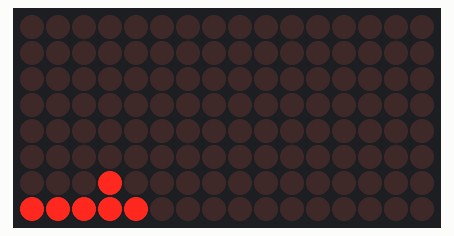
Simulated run of this sketch. Board: Arduino Uno, built with avr-gcc and run on an emulated ATmega328P. On the bench: 16×8 LED matrix.

Above: at 0.1 s.

The sketch:

Termometr.ino
```cpp
#include "LedControlMS.h"
#include "OneWire.h"
/*
 pin 12 is connected to the DataIn
 pin 11 is connected to the CLK
 pin 10 is connected to CS
 pin 9 DS18B20 with 4.7K resistor

 while get temp from sensors , we get average 4 times
 */
LedControl lc=LedControl(12,11,10,2); // 2 - two 8x8 led matrix
OneWire  ds(9);

byte out[8]=    {B00111100,B01000010,B10010101,B10010001,B10010001, B10010101, B01000010, B00111100}; // smile on LED 1, while we get temp from street
byte numbersT[100][8]= {
  {B00000000, B00000000, B00000000, B00000000, B00000000, B11111111, B10000001, B11111111},//0
  {B00000000, B00000000, B00000000, B00000000, B00000000, B00000100, B00000010, B11111111},//1
  {B00000000, B00000000, B00000000, B00000000, B00000000, B11110011, B10001001, B10000111},//2
  {B00000000, B00000000, B00000000, B00000000, B00000000, B10001001, B10001001, B11111111},//3
  {B00000000, B00000000, B00000000, B00000000, B00000000, B00001111, B00001000, B11111111},//4
  {B00000000, B00000000, B00000000, B00000000, B00000000, B10001111, B10001001, B11111001},//5
  {B00000000, B00000000, B00000000, B00000000, B00000000, B11111111, B10001001, B11111001},//6
  {B00000000, B00000000, B00000000, B00000000, B00000000, B11110001, B00001001, B00000111},//7
  {B00000000, B00000000, B00000000, B00000000, B00000000, B11111111, B10001001, B11111111},//8
  {B00000000, B00000000, B00000000, B00000000, B00000000, B10001111, B10001001, B11111111},//9
  {B00000000, B00000100, B00000010, B11111111, B00000000, B11111111, B10000001, B11111111},//10
  {B00000000, B00000100, B00000010, B11111111, B00000000, B00000100, B00000010, B11111111},//11
  {B00000000, B00000100, B00000010, B11111111, B00000000, B11110011, B10001001, B10000111},//12
  {B00000000, B00000100, B00000010, B11111111, B00000000, B10001001, B10001001, B11111111},//13
  {B00000000, B00000100, B00000010, B11111111, B00000000, B00001111, B00001000, B11111111},//14
  {B00000000, B00000100, B00000010, B11111111, B00000000, B10001111, B10001001, B11111001},//15
  {B00000000, B00000100, B00000010, B11111111, B00000000, B11111111, B10001001, B11111001},//16
  {B00000000, B00000100, B00000010, B11111111, B00000000, B11110001, B00001001, B00000111},//17
  {B00000000, B00000100, B00000010, B11111111, B00000000, B11111111, B10001001, B11111111},//18
  {B00000000, B00000100, B00000010, B11111111, B00000000, B10001111, B10001001, B11111111},//19
  {B00000000, B11110011, B10001001, B10000111, B00000000, B11111111, B10000001, B11111111},//20
  {B00000000, B11110011, B10001001, B10000111, B00000000, B00000100, B00000010, B11111111},//21
  {B00000000, B11110011, B10001001, B10000111, B00000000, B11110011, B10001001, B10000111},//22
  {B00000000, B11110011, B10001001, B10000111, B00000000, B10001001, B10001001, B11111111},//23
  {B00000000, B11110011, B10001001, B10000111, B00000000, B00001111, B00001000, B11111111},//24
  {B00000000, B11110011, B10001001, B10000111, B00000000, B10001111, B10001001, B11111001},//25
  {B00000000, B11110011, B10001001, B10000111, B00000000, B11111111, B10001001, B11111001},//26
  {B00000000, B11110011, B10001001, B10000111, B00000000, B11110001, B00001001, B00000111},//27
  {B00000000, B11110011, B10001001, B10000111, B00000000, B11111111, B10001001, B11111111},//28
  {B00000000, B11110011, B10001001, B10000111, B00000000, B10001111, B10001001, B11111111},//29
  {B00000000, B10001001, B10001001, B11111111, B00000000, B11111111, B10000001, B11111111},//30
  {B00000000, B10001001, B10001001, B11111111, B00000000, B00000100, B00000010, B11111111},//31
  {B00000000, B10001001, B10001001, B11111111, B00000000, B11110011, B10001001, B10000111},//32
  {B00000000, B10001001, B10001001, B11111111, B00000000, B10001001, B10001001, B11111111},//33
  {B00000000, B10001001, B10001001, B11111111, B00000000, B00001111, B00001000, B11111111},//34
  {B00000000, B10001001, B10001001, B11111111, B00000000, B10001111, B10001001, B11111001},//35
  {B00000000, B10001001, B10001001, B11111111, B00000000, B11111111, B10001001, B11111001},//36
  {B00000000, B10001001, B10001001, B11111111, B00000000, B11110001, B00001001, B00000111},//37
  {B00000000, B10001001, B10001001, B11111111, B00000000, B11111111, B10001001, B11111111},//38
  {B00000000, B10001001, B10001001, B11111111, B00000000, B10001111, B10001001, B11111111},//39
  {B00000000, B00001111, B00001000, B11111111, B00000000, B11111111, B10000001, B11111111},//40
  {B00000000, B00001111, B00001000, B11111111, B00000000, B00000100, B00000010, B11111111},//41
  {B00000000, B00001111, B00001000, B11111111, B00000000, B11110011, B10001001, B10000111},//42
  {B00000000, B00001111, B00001000, B11111111, B00000000, B10001001, B10001001, B11111111},//43
  {B00000000, B00001111, B00001000, B11111111, B00000000, B00001111, B00001000, B11111111},//44
  {B00000000, B00001111, B00001000, B11111111, B00000000, B10001111, B10001001, B11111001},//45
  {B00000000, B00001111, B00001000, B11111111, B00000000, B11111111, B10001001, B11111001},//46
  {B00000000, B00001111, B00001000, B11111111, B00000000, B11110001, B00001001, B00000111},//47
  {B00000000, B00001111, B00001000, B11111111, B00000000, B11111111, B10001001, B11111111},//48
  {B00000000, B00001111, B00001000, B11111111, B00000000, B10001111, B10001001, B11111111},//49
  {B00000000, B10001111, B10001001, B11111001, B00000000, B11111111, B10000001, B11111111},//50
  {B00000000, B10001111, B10001001, B11111001, B00000000, B00000100, B00000010, B11111111},//51
  {B00000000, B10001111, B10001001, B11111001, B00000000, B11110011, B10001001, B10000111},//52
  {B00000000, B10001111, B10001001, B11111001, B00000000, B10001001, B10001001, B11111111},//53
  {B00000000, B10001111, B10001001, B11111001, B00000000, B00001111, B00001000, B11111111},//54
  {B00000000, B10001111, B10001001, B11111001, B00000000, B10001111, B10001001, B11111001},//55
  {B00000000, B10001111, B10001001, B11111001, B00000000, B11111111, B10001001, B11111001},//56
  {B00000000, B10001111, B10001001, B11111001, B00000000, B11110001, B00001001, B00000111},//57
  {B00000000, B10001111, B10001001, B11111001, B00000000, B11111111, B10001001, B11111111},//58
  {B00000000, B10001111, B10001001, B11111001, B00000000, B10001111, B10001001, B11111111},//59
  {B00000000, B11111111, B10001001, B11111001, B00000000, B11111111, B10000001, B11111111},//60
  {B00000000, B11111111, B10001001, B11111001, B00000000, B00000100, B00000010, B11111111},//61
  {B00000000, B11111111, B10001001, B11111001, B00000000, B11110011, B10001001, B10000111},//62
  {B00000000, B11111111, B10001001, B11111001, B00000000, B10001001, B10001001, B11111111},//63
  {B00000000, B11111111, B10001001, B11111001, B00000000, B00001111, B00001000, B11111111},//64
  {B00000000, B11111111, B10001001, B11111001, B00000000, B10001111, B10001001, B11111001},//65
  {B00000000, B11111111, B10001001, B11111001, B00000000, B11111111, B10001001, B11111001},//66
  {B00000000, B11111111, B10001001, B11111001, B00000000, B11110001, B00001001, B00000111},//67
  {B00000000, B11111111, B10001001, B11111001, B00000000, B11111111, B10001001, B11111111},//68
  {B00000000, B11111111, B10001001, B11111001, B00000000, B10001111, B10001001, B11111111},//69
  {B00000000, B11110001, B00001001, B00000111, B00000000, B11111111, B10000001, B11111111},//70
  {B00000000, B11110001, B00001001, B00000111, B00000000, B00000100, B00000010, B11111111},//71
  {B00000000, B11110001, B00001001, B00000111, B00000000, B11110011, B10001001, B10000111},//72
  {B00000000, B11110001, B00001001, B00000111, B00000000, B10001001, B10001001, B11111111},//73
  {B00000000, B11110001, B00001001, B00000111, B00000000, B00001111, B00001000, B11111111},//74
  {B00000000, B11110001, B00001001, B00000111, B00000000, B10001111, B10001001, B11111001},//75
  {B00000000, B11110001, B00001001, B00000111, B00000000, B11111111, B10001001, B11111001},//76
  {B00000000, B11110001, B00001001, B00000111, B00000000, B11110001, B00001001, B00000111},//77
  {B00000000, B11110001, B00001001, B00000111, B00000000, B11111111, B10001001, B11111111},//78
  {B00000000, B11110001, B00001001, B00000111, B00000000, B10001111, B10001001, B11111111},//79
  {B00000000, B11111111, B10001001, B11111111, B00000000, B11111111, B10000001, B11111111},//80
  {B00000000, B11111111, B10001001, B11111111, B00000000, B00000100, B00000010, B11111111},//81
  {B00000000, B11111111, B10001001, B11111111, B00000000, B11110011, B10001001, B10000111},//82
  {B00000000, B11111111, B10001001, B11111111, B00000000, B10001001, B10001001, B11111111},//83
  {B00000000, B11111111, B10001001, B11111111, B00000000, B00001111, B00001000, B11111111},//84
  {B00000000, B11111111, B10001001, B11111111, B00000000, B10001111, B10001001, B11111001},//85
  {B00000000, B11111111, B10001001, B11111111, B00000000, B11111111, B10001001, B11111001},//86
  {B00000000, B11111111, B10001001, B11111111, B00000000, B11110001, B00001001, B00000111},//87
  {B00000000, B11111111, B10001001, B11111111, B00000000, B11111111, B10001001, B11111111},//88
  {B00000000, B11111111, B10001001, B11111111, B00000000, B10001111, B10001001, B11111111},//89
  {B00000000, B10001111, B10001001, B11111111, B00000000, B11111111, B10000001, B11111111},//90
  {B00000000, B10001111, B10001001, B11111111, B00000000, B00000100, B00000010, B11111111},//91
  {B00000000, B10001111, B10001001, B11111111, B00000000, B11110011, B10001001, B10000111},//92
  {B00000000, B10001111, B10001001, B11111111, B00000000, B10001001, B10001001, B11111111},//93
  {B00000000, B10001111, B10001001, B11111111, B00000000, B00001111, B00001000, B11111111},//94
  {B00000000, B10001111, B10001001, B11111111, B00000000, B10001111, B10001001, B11111001},//95
  {B00000000, B10001111, B10001001, B11111111, B00000000, B11111111, B10001001, B11111001},//96
  {B00000000, B10001111, B10001001, B11111111, B00000000, B11110001, B00001001, B00000111},//97
  {B00000000, B10001111, B10001001, B11111111, B00000000, B11111111, B10001001, B11111111},//98
  {B00000000, B10001111, B10001001, B11111111, B00000000, B10001111, B10001001, B11111111} //99
   };


void setup() {

  Serial.begin(9600);
  lc.shutdown(0,false);
  lc.setIntensity(0,2);
  lc.clearDisplay(0);
  lc.shutdown(1,false);
  lc.setIntensity(1,8);
  lc.clearDisplay(1);

}


/*
  This function lights up a some Leds in a row.
 The pattern will be repeated on every row.
 The pattern will blink along with the row-number.
 row number 4 (index==3) will blink 4 times etc.
 */
//void rows() {
//  for(int row=0;row<8;row++) {
//    delay(delaytime);
//    lc.setRow(0,row,B10100000);
//    delay(delaytime);
//    lc.setRow(0,row,(byte)0);
//    for(int i=0;i<row;i++) {
//      delay(delaytime);
//      lc.setRow(0,row,B10100000);
//      delay(delaytime);
//      lc.setRow(0,row,(byte)0);
//    }
//  }
//}

/*
  This function lights up a some Leds in a column.
 The pattern will be repeated on every column.
 The pattern will blink along with the column-number.
 column number 4 (index==3) will blink 4 times etc.
 */
//void columns() {
//  for(int col=0;col<8;col++) {
//    delay(delaytime);
//    lc.setColumn(0,col,B10100000);
//    delay(delaytime);
//    lc.setColumn(0,col,(byte)0);
//    for(int i=0;i<col;i++) {
//      delay(delaytime);
//      lc.setColumn(0,col,B10100000);
//      delay(delaytime);
//      lc.setColumn(0,col,(byte)0);
//    }
//  }
//}

/*
 This function will light up every Led on the matrix.
 The led will blink along with the row-number.
 row number 4 (index==3) will blink 4 times etc.
 */
//void single() {
//  for(int row=0;row<8;row++) {
//    for(int col=0;col<8;col++) {
//      delay(delaytime);
//      lc.setLed(0,row,col,true);
//      delay(delaytime);
//      for(int i=0;i<col;i++) {
//        lc.setLed(0,row,col,false);
//        delay(delaytime);
//        lc.setLed(0,row,col,true);
//        delay(delaytime);
//      }
//    }
//  }
//}

//void test_out_tmp(){
//  byte i;
//  byte present = 0;
//  byte type_s;
//  byte data[12];
//  byte addr[8];
//  float celsius;
//
//  if ( !ds.search(addr)) {
//    Serial.println("No more addresses.");
//    Serial.println();
////    draw_err();
//    delay(250);
//    ds.reset_search();
//    lc.clearDisplay(0);
//    delay(250);
//    return;
//  }
//
//  Serial.print("ROM =");
//  for( i = 0; i < 8; i++) {
//    Serial.write(' ');
//    Serial.print(addr[i], HEX);
//  }
//
//  if (OneWire::crc8(addr, 7) != addr[7]) {
//      Serial.println("CRC is not valid!");
//      return;
//  }
//  Serial.println();
//
//  // the first ROM byte indicates which chip
//  switch (addr[0]) {
//    case 0x10:
//      Serial.println("  Chip = DS18S20");  // or old DS1820
//      type_s = 1;
//      break;
//    case 0x28:
//      Serial.println("  Chip = DS18B20");
//      type_s = 0;
//      break;
//    case 0x22:
//      Serial.println("  Chip = DS1822");
//      type_s = 0;
//      break;
//    default:
//      Serial.println("Device is not a DS18x20 family device.");
//      return;
//  }
//
//  ds.reset();
//  ds.select(addr);
//  ds.write(0x44);        // start conversion, with parasite power on at the end
//
//  delay(1000);     // maybe 750ms is enough, maybe not
//  // we might do a ds.depower() here, but the reset will take care of it.
//
//  present = ds.reset();
//  ds.select(addr);
//  ds.write(0xBE);         // Read Scratchpad
//
//  Serial.print("  Data = ");
//  Serial.print(present, HEX);
//  Serial.print(" ");
//  for ( i = 0; i < 9; i++) {           // we need 9 bytes
//    data[i] = ds.read();
//    Serial.print(data[i], HEX);
//    Serial.print(" ");
//  }
//  Serial.print(" CRC=");
//  Serial.print(OneWire::crc8(data, 8), HEX);
//  Serial.println();
//
//  // Convert the data to actual temperature
//  // because the result is a 16 bit signed integer, it should
//  // be stored to an "int16_t" type, which is always 16 bits
//  // even when compiled on a 32 bit processor.
//  int16_t raw = (data[1] << 8) | data[0];
//  if (type_s) {
//    raw = raw << 3; // 9 bit resolution default
//    if (data[7] == 0x10) {
//      // "count remain" gives full 12 bit resolution
//      raw = (raw & 0xFFF0) + 12 - data[6];
//    }
//  } else {
//    byte cfg = (data[4] & 0x60);
//    // at lower res, the low bits are undefined, so let's zero them
//    if (cfg == 0x00) raw = raw & ~7;  // 9 bit resolution, 93.75 ms
//    else if (cfg == 0x20) raw = raw & ~3; // 10 bit res, 187.5 ms
//    else if (cfg == 0x40) raw = raw & ~1; // 11 bit res, 375 ms
//    //// default is 12 bit resolution, 750 ms conversion time
//  }
//  celsius = (float)raw / 16.0;
//  Serial.print("  Temperature = ");
//  Serial.print(celsius);
//  Serial.print(" Celsius, ");
//
//}

void draw(int temp_room, bool positive, int number_room){
  if (number_room == 0){

  }

  if (number_room == 1){

  }

  if (number_room == 2){ //street

  }

}

void loop() {
//humidity
byte numberH[5]=    {B00000001,B00000001,B00000001,B00000011,B00000001}; //1
byte plus_out[8]=    {B00000010,B00000111,B00000010,B00000000,B00000000, B00000000, B00000000, B00000000};

for (int j=0;  j<5 ; j++){
      lc.setColumn(0,j,numberH[j]);
}
//  for (int i=0; i<100 ; i++){
//    delay(600);
//    lc.clearDisplay(0);
//    for (int j=0;  j<8 ; j++){
//      lc.setRow(0,j,numbers[i][j]);
//    }
//  }

}
```
